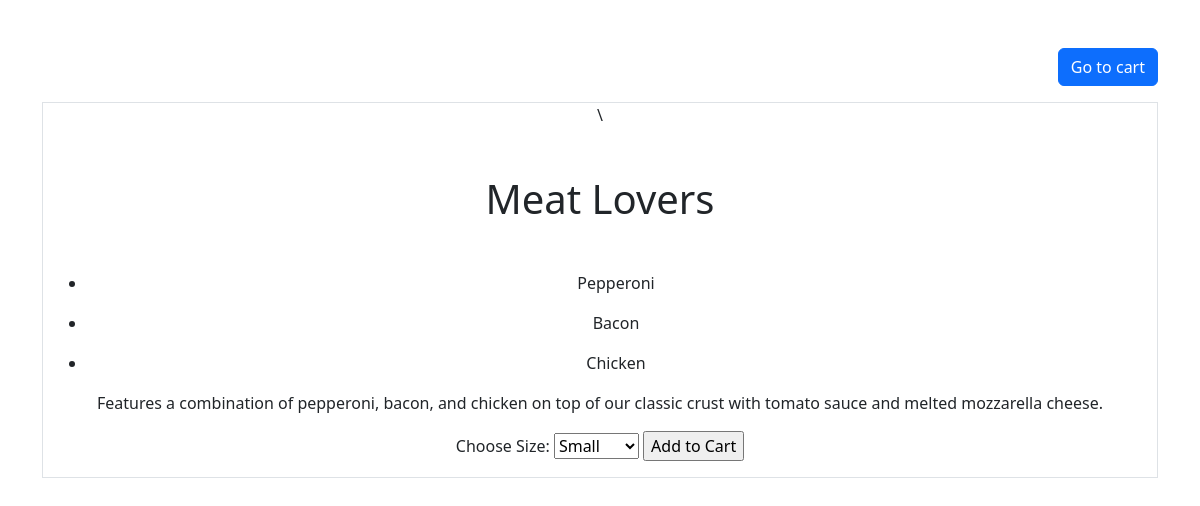
/menu/3, run on the app's committed database.
### home/models.py (models this page shows, shortened)
class Menu(models.Model):
    pizza_type = models.CharField(max_length=50)
    toppings = models.ManyToManyField(Topping, blank=True)
    description = models.TextField()
    image_url = models.URLField(blank=True, null=True)

class Topping(models.Model):
    name = models.CharField(max_length=50)

### home/views.py (the view)
# urls.py: path('menu/<int:pk>', views.menu_item_info, name="menu.detail"),
def menu_item_info(request, pk):
    try:
        item = Menu.objects.get(pk=pk)
        sizes = Size.objects.all()
    except Menu.DoesNotExist:
        raise Http404('Item does not exist')
    return render(request, 'home/item_detail.html', {'item': item, 'sizes': sizes})

### home/templates/home/item_detail.html (shortened to what this page needs)
{% extends "base.html" %}
{% block content %}
<div class="d-flex justify-content-end mb-3">
    <a href="{% url 'cart.items' %}" class="btn btn-primary">Go to cart</a>
</div>
<div class="border round">\
    <form id="add-to-cart-form" method="post" action="{% url 'add_to_cart' pk=item.pk %}">
        <h1 class="my-5">{{ item.pizza_type }}</h1>
        <div class="container">
            {% for topping in item.toppings.all %}
            <ul>
                <li>{{ topping.name }}</li>
            </ul>
            {% endfor %}
        </div>
        <p>{{ item.description }}</p>
        <label>Choose Size:</label>
        <select name="size">
            {% for size in sizes %}
            <option>{{ size.size }}</option>
            {% endfor %}
        </select>
        <input type="submit" value="Add to Cart">
    </form>
</div>
{% endblock %}

### static/templates/base.html (shortened to what this page needs)
{% load static %}
<html>
<head>
    <link href="https://cdn.jsdelivr.net/npm/bootstrap@5.3.3/dist/css/bootstrap.min.css" rel="stylesheet"
>
</head>
</head>
<body>
    <div class="my-5 text-center container">
        {% block content %}
        {% endblock %}
    </div>
</body>
</html>

### data on the page
Menu: pizza_type "Meat Lovers", description "Features a combination of pepperoni, bacon, and chicken on top of our classic crust with tomato sauce and melted mozzarella cheese."
Topping: name "Pepperoni"
Topping: name "Bacon"
Topping: name "Chicken"

### other printed values
form field size "Small"
